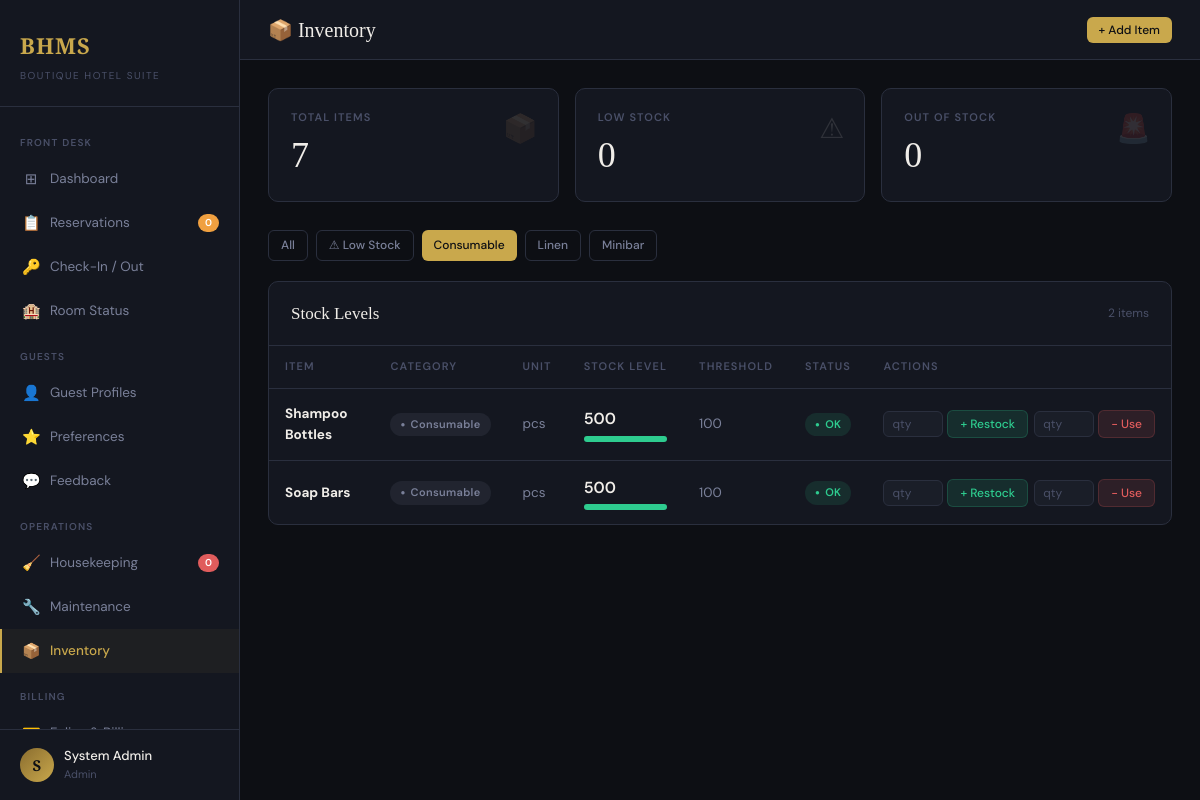
/inventory.php?cat=Consumable (signed in), run on the app's committed database.
### tables this page shows
CREATE TABLE `inventory` (
  `item_id` int(11) NOT NULL,
  `name` varchar(100) NOT NULL,
  `category` varchar(50) DEFAULT NULL,
  `quantity` int(11) NOT NULL DEFAULT 0,
  `threshold` int(11) NOT NULL DEFAULT 10,
  `unit` varchar(20) NOT NULL DEFAULT 'pcs',
  `updated_at` datetime NOT NULL DEFAULT current_timestamp() ON UPDATE current_timestamp()
);

### includes/auth.php (called while the page is built, shortened)
<?php
require_once __DIR__ . '/db.php';
class Auth {
    public static function role(): string {
        return $_SESSION['staff_role'] ?? '';
    }
    public static function can(array $roles): bool {
        return in_array(self::role(), $roles);
    }
}

### includes/db.php (called while the page is built, shortened)
<?php
class DatabaseConnection {
    private static ?DatabaseConnection $instance = null;
    private mysqli $conn;
    private string $host   = 'localhost';
    private string $dbname = 'bhms';
    private string $user   = 'root';
    private string $pass   = '';
    private string $charset = 'utf8mb4';
    private function __construct() {
        $this->conn = new mysqli(
            $this->host,
            $this->user,
            $this->pass,
            $this->dbname
        );
        $this->conn->set_charset($this->charset);
    }
    public static function getInstance(): DatabaseConnection {
        if (self::$instance === null) {
            self::$instance = new DatabaseConnection();
        }
        return self::$instance;
    }
    public function query(string $sql, string $types = '', ...$params): mysqli_result|bool {
        if (empty($params)) {
            return $this->conn->query($sql);
        }
        $stmt = $this->conn->prepare($sql);
        $stmt->bind_param($types, ...$params);
        $stmt->execute();
        $result = $stmt->get_result();
        return $result ?: true;
    }
    public function fetchAll(string $sql, string $types = '', ...$params): array {
        $result = $this->query($sql, $types, ...$params);
        return $result->fetch_all(MYSQLI_ASSOC);
    }
    public function fetchOne(string $sql, string $types = '', ...$params): ?array {
        $result = $this->query($sql, $types, ...$params);
        return $result->fetch_assoc() ?: null;
    }
}
function db(): DatabaseConnection {
    return DatabaseConnection::getInstance();
}

### inventory.php (the view, shortened to what this page needs)
<?php
require_once 'includes/auth.php';
$db = db();
$filter = $_GET['filter'] ?? 'all';
$where  = $filter === 'low' ? "WHERE quantity <= threshold" : "WHERE 1=1";
$items  = $db->fetchAll("SELECT * FROM inventory {$where} ORDER BY category, name");
$stats = [
    'total'    => $db->fetchOne("SELECT COUNT(*) c FROM inventory")['c'] ?? 0,
    'low'      => $db->fetchOne("SELECT COUNT(*) c FROM inventory WHERE quantity <= threshold")['c'] ?? 0,
    'critical' => $db->fetchOne("SELECT COUNT(*) c FROM inventory WHERE quantity = 0")['c'] ?? 0,
];
$categories = array_unique(array_column($items, 'category'));
$filter_cat = $_GET['cat'] ?? '';
if ($filter_cat) {
    $items = array_filter($items, fn($i) => $i['category'] === $filter_cat);
}
?>
<!DOCTYPE html>
<html lang="en">
<head>
<link rel="stylesheet" href="css/style.css">
</head>
<body>
<div class="wrapper">
  <?php include 'includes/sidebar.php'; ?>
  <div class="main">
    <div class="topbar">
      <div class="topbar-title">📦 Inventory</div>
      <div class="topbar-actions">
        <?php if (Auth::can(['Manager','Admin','Supervisor'])): ?>
        <button onclick="document.getElementById('createModal').classList.add('show')" class="btn btn-gold btn-sm">+ Add Item</button>
        <?php endif; ?>
      </div>
    </div>
    <div class="content">
      <div class="stat-grid" style="grid-template-columns:repeat(3,1fr)">
        <div class="stat-card"><div class="stat-icon">📦</div><div class="stat-label">Total Items</div><div class="stat-value"><?= $stats['total'] ?></div></div>
        <div class="stat-card" style="border-color:<?= $stats['low']>0?'rgba(240,160,64,.3)':'var(--border)' ?>">
          <div class="stat-icon">⚠</div><div class="stat-label">Low Stock</div>
          <div class="stat-value" style="color:<?= $stats['low']>0?'var(--amber)':'var(--text-primary)' ?>"><?= $stats['low'] ?></div>
        </div>
        <div class="stat-card" style="border-color:<?= $stats['critical']>0?'rgba(224,92,92,.3)':'var(--border)' ?>">
          <div class="stat-icon">🚨</div><div class="stat-label">Out of Stock</div>
          <div class="stat-value" style="color:<?= $stats['critical']>0?'var(--red)':'var(--text-primary)' ?>"><?= $stats['critical'] ?></div>
        </div>
      </div>
      <div style="display:flex;gap:8px;margin-bottom:20px;flex-wrap:wrap">
        <a href="inventory.php" class="btn <?= $filter==='all'&&!$filter_cat?'btn-gold':'btn-outline' ?> btn-sm">All</a>
        <a href="inventory.php?filter=low" class="btn <?= $filter==='low'?'btn-gold':'btn-outline' ?> btn-sm">⚠ Low Stock</a>
        <?php foreach ($categories as $cat): ?>
        <a href="inventory.php?cat=<?= urlencode($cat) ?>" class="btn <?= $filter_cat===$cat?'btn-gold':'btn-outline' ?> btn-sm"><?= htmlspecialchars($cat) ?></a>
        <?php endforeach; ?>
      </div>
      <div class="card">
        <div class="card-header">
          <div class="card-title">Stock Levels</div>
          <span style="font-size:12px;color:var(--text-dim)"><?= count($items) ?> items</span>
        </div>
        <div class="table-wrap">
          <table>
            <thead><tr><th>Item</th><th>Category</th><th>Unit</th><th>Stock Level</th><th>Threshold</th><th>Status</th><th>Actions</th></tr></thead>
            <tbody>
              <?php foreach ($items as $item):
                $pct = $item['threshold'] > 0 ? min(100, $item['quantity'] / ($item['threshold'] * 2) * 100) : 100;
                $barClass = $item['quantity'] == 0 ? 'bar-critical' : ($item['quantity'] <= $item['threshold'] ? 'bar-low' : 'bar-ok');
                $statusClass = $item['quantity'] == 0 ? 'badge-red' : ($item['quantity'] <= $item['threshold'] ? 'badge-amber' : 'badge-green');
                $statusLabel = $item['quantity'] == 0 ? 'Out of Stock' : ($item['quantity'] <= $item['threshold'] ? 'Low Stock' : 'OK');
              ?>
              <tr>
                <td><strong><?= htmlspecialchars($item['name']) ?></strong></td>
                <td><span class="badge badge-gray"><?= htmlspecialchars($item['category']) ?></span></td>
                <td style="color:var(--text-muted)"><?= htmlspecialchars($item['unit']) ?></td>
                <td>
                  <div style="font-weight:600;font-size:16px"><?= number_format($item['quantity']) ?></div>
                  <div class="stock-bar-wrap"><div class="stock-bar <?= $barClass ?>" style="width:<?= $pct ?>%"></div></div>
                </td>
                <td style="color:var(--text-muted)"><?= number_format($item['threshold']) ?></td>
                <td><span class="badge <?= $statusClass ?>"><?= $statusLabel ?></span></td>
                <td>
                  <div style="display:flex;gap:6px;align-items:center">
                    <form method="POST" style="display:flex;gap:4px;align-items:center">
                      <input type="number" name="qty_add" class="form-control" style="width:60px;padding:4px 8px;font-size:12px" placeholder="qty" min="1">
                      <button type="submit" class="btn btn-success btn-sm">+ Restock</button>
                    </form>
                    <form method="POST" style="display:flex;gap:4px;align-items:center">
                      <input type="number" name="qty_use" class="form-control" style="width:60px;padding:4px 8px;font-size:12px" placeholder="qty" min="1" max="<?= $item['quantity'] ?>">
                      <button type="submit" class="btn btn-danger btn-sm">− Use</button>
                    </form>
                  </div>
                </td>
              </tr>
              <?php endforeach; ?>
            </tbody>
          </table>
        </div>
      </div>
    </div>
  </div>
</div>
</body></html>

### inventory.php (style rules this page uses)
.stock-bar-wrap { width:100%;height:6px;background:var(--bg-panel);border-radius:3px;margin-top:4px }
.stock-bar { height:6px;border-radius:3px;transition:width .4s ease }
.bar-ok { background:var(--green) }

### data on the page
inventory: name "Shampoo Bottles", category "Consumable", unit "pcs", quantity "500", threshold "100", statusLabel "OK"
inventory: name "Soap Bars", category "Consumable", unit "pcs", quantity "500", threshold "100", statusLabel "OK"

### other printed values
substr($_SESSION['staff_name'] ?? 'A', 0, 1) "S"
$_SESSION['staff_name'] "System Admin"
$_SESSION['staff_role'] "Admin"
$stats['total'] "7"
$stats['low'] "0"
$stats['critical'] "0"
$cat "Consumable"
$cat "Linen"
$cat "Minibar"
count($items) "2"
